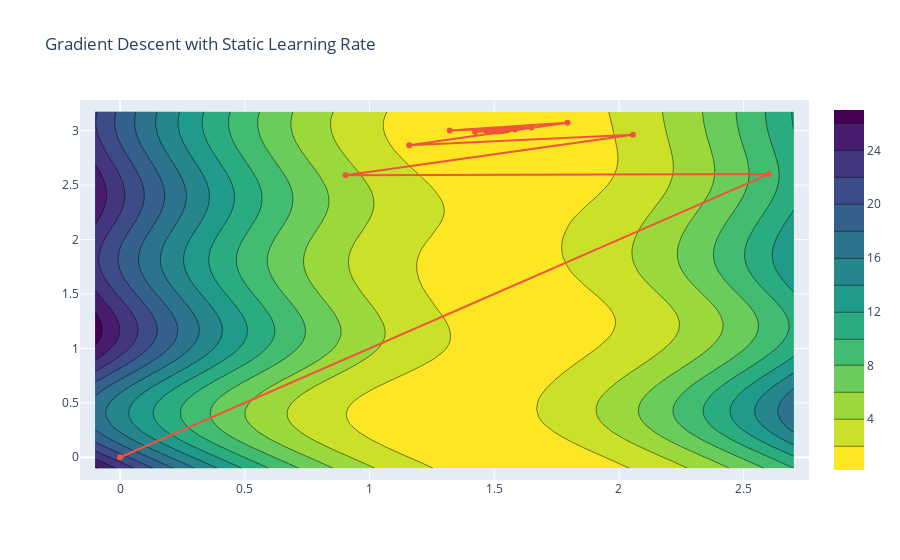
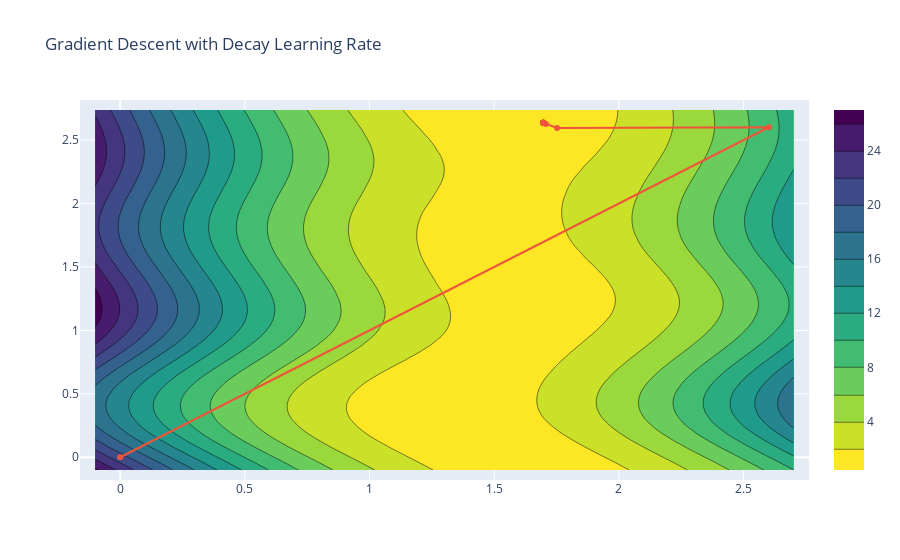

The notebook cell these images were saved under, in order:
### Code cell
# visulize with contour plot
plotly.offline.init_notebook_mode(connected=True)

def contour_plot(title, theta_history, loss_function, model, x, y):
    """
    The function takes the following as argument:
        theta_history: a (N, 2) array of theta history
        loss: a list or array of loss value
        loss_function: for example, l2_loss
        model: for example, sin_model
        x: the original x input
        y: the original y output
    """
    theta_1_series = theta_history[:,0] # a list or array of theta_1 value
    theta_2_series = theta_history[:,1] # a list or array of theta_2 value

    # generate the z value across a 2D grid
    theta1_s = np.linspace(np.min(theta_1_series) - 0.1, np.max(theta_1_series) + 0.1)
    theta2_s = np.linspace(np.min(theta_2_series) - 0.1, np.max(theta_2_series) + 0.1)

    x_s, y_s = np.meshgrid(theta1_s, theta2_s)
    data = np.stack([x_s.flatten(), y_s.flatten()]).T
    ls = []
    for theta1, theta2 in data:
        l = loss_function(model(x, np.array([theta1, theta2])), y)
        ls.append(l)
    z = np.array(ls).reshape(50, 50)
    
    # Create trace of theta point
    # Create the contour 
    theta_points = go.Scatter(name="theta Values", 
                              x=theta_1_series, 
                              y=theta_2_series,
                              mode="lines+markers")
    lr_loss_contours = go.Contour(x=theta1_s, 
                                  y=theta2_s, 
                                  z=z, 
                                  colorscale='Viridis', reversescale=True)

    plotly.offline.iplot(go.Figure(data=[lr_loss_contours, theta_points], layout={'title': title}))

contour_plot('Gradient Descent with Static Learning Rate', thetas, average_squared_loss, sin_model, x, y)
contour_plot('Gradient Descent with Decay Learning Rate', thetas_decay, average_squared_loss, sin_model, x, y)

### Figure 1 — Plotly figure (JSON) as saved in the notebook; plotly's stock layout.template omitted (floating-point values rounded to 4 significant figures; data arrays with more than 128 entries replaced by an {"elided": "..."} marker saying what was removed)
{"data": [{"autocontour": true, "colorscale": [[0, "#440154"], [0.1111, "#482878"], [0.2222, "#3e4989"], [0.3333, "#31688e"], [0.4444, "#26828e"], [0.5556, "#1f9e89"], [0.6667, "#35b779"], [0.7778, "#6ece58"], [0.8889, "#b5de2b"], [1, "#fde725"]], "contours": {"end": 26, "size": 2, "start": 2}, "reversescale": true, "type": "contour", "x": [-0.1, -0.04284, 0.01433, 0.07149, 0.1287, 0.1858, 0.243, 0.3002, 0.3573, 0.4145, 0.4716, 0.5288, 0.586, 0.6431, 0.7003, 0.7575, 0.8146, 0.8718, 0.929, 0.9861, 1.043, 1.1, 1.158, 1.215, 1.272, 1.329, 1.386, 1.443, 1.501, 1.558, 1.615, 1.672, 1.729, 1.786, 1.844, 1.901, 1.958, 2.015, 2.072, 2.129, 2.187, 2.244, 2.301, 2.358, 2.415, 2.472, 2.53, 2.587, 2.644, 2.701], "y": [-0.1, -0.03321, 0.03358, 0.1004, 0.1672, 0.234, 0.3007, 0.3675, 0.4343, 0.5011, 0.5679, 0.6347, 0.7015, 0.7683, 0.8351, 0.9019, 0.9687, 1.035, 1.102, 1.169, 1.236, 1.303, 1.369, 1.436, 1.503, 1.57, 1.637, 1.703, 1.77, 1.837, 1.904, 1.971, 2.037, 2.104, 2.171, 2.238, 2.304, 2.371, 2.438, 2.505, 2.572, 2.638, 2.705, 2.772, 2.839, 2.906, 2.972, 3.039, 3.106, 3.173], "z": {"elided": "50x50 float values"}}, {"mode": "lines+markers", "name": "theta Values", "type": "scatter", "x": [0, 2.601, 0.9034, 2.056, 1.159, 1.794, 1.322, 1.65, 1.423, 1.583, 1.471, 1.55, 1.494, 1.534, 1.506, 1.526, 1.512, 1.522, 1.515, 1.52], "y": [0, 2.601, 2.591, 2.963, 2.867, 3.073, 3.001, 3.029, 2.988, 3.01, 2.989, 3.002, 2.991, 2.998, 2.993, 2.996, 2.994, 2.995, 2.994, 2.995]}], "layout": {"autosize": true, "title": {"text": "Gradient Descent with Static Learning Rate"}, "xaxis": {"autorange": true, "range": [-0.1574, 2.758], "type": "linear"}, "yaxis": {"autorange": true, "range": [-0.2536, 3.326], "type": "linear"}}}

### Figure 2 — Plotly figure (JSON) as saved in the notebook; plotly's stock layout.template omitted (floating-point values rounded to 4 significant figures; data arrays with more than 128 entries replaced by an {"elided": "..."} marker saying what was removed)
{"data": [{"autocontour": true, "colorscale": [[0, "#440154"], [0.1111, "#482878"], [0.2222, "#3e4989"], [0.3333, "#31688e"], [0.4444, "#26828e"], [0.5556, "#1f9e89"], [0.6667, "#35b779"], [0.7778, "#6ece58"], [0.8889, "#b5de2b"], [1, "#fde725"]], "contours": {"end": 26, "size": 2, "start": 2}, "reversescale": true, "type": "contour", "x": [-0.1, -0.04284, 0.01433, 0.07149, 0.1287, 0.1858, 0.243, 0.3002, 0.3573, 0.4145, 0.4716, 0.5288, 0.586, 0.6431, 0.7003, 0.7575, 0.8146, 0.8718, 0.929, 0.9861, 1.043, 1.1, 1.158, 1.215, 1.272, 1.329, 1.386, 1.443, 1.501, 1.558, 1.615, 1.672, 1.729, 1.786, 1.844, 1.901, 1.958, 2.015, 2.072, 2.129, 2.187, 2.244, 2.301, 2.358, 2.415, 2.472, 2.53, 2.587, 2.644, 2.701], "y": [-0.1, -0.04211, 0.01578, 0.07367, 0.1316, 0.1894, 0.2473, 0.3052, 0.3631, 0.421, 0.4789, 0.5368, 0.5947, 0.6526, 0.7104, 0.7683, 0.8262, 0.8841, 0.942, 0.9999, 1.058, 1.116, 1.174, 1.231, 1.289, 1.347, 1.405, 1.463, 1.521, 1.579, 1.637, 1.695, 1.752, 1.81, 1.868, 1.926, 1.984, 2.042, 2.1, 2.158, 2.216, 2.273, 2.331, 2.389, 2.447, 2.505, 2.563, 2.621, 2.679, 2.737], "z": {"elided": "50x50 float values"}}, {"mode": "lines+markers", "name": "theta Values", "type": "scatter", "x": [0, 2.601, 1.752, 1.707, 1.698, 1.697, 1.697, 1.696, 1.696, 1.696, 1.696, 1.696, 1.696, 1.696, 1.696, 1.696, 1.696, 1.696, 1.696, 1.696], "y": [0, 2.601, 2.596, 2.627, 2.635, 2.636, 2.637, 2.637, 2.637, 2.637, 2.637, 2.637, 2.637, 2.637, 2.637, 2.637, 2.637, 2.637, 2.637, 2.637]}], "layout": {"autosize": true, "title": {"text": "Gradient Descent with Decay Learning Rate"}, "xaxis": {"autorange": true, "range": [-0.1574, 2.758], "type": "linear"}, "yaxis": {"autorange": true, "range": [-0.2176, 2.854], "type": "linear"}}}
